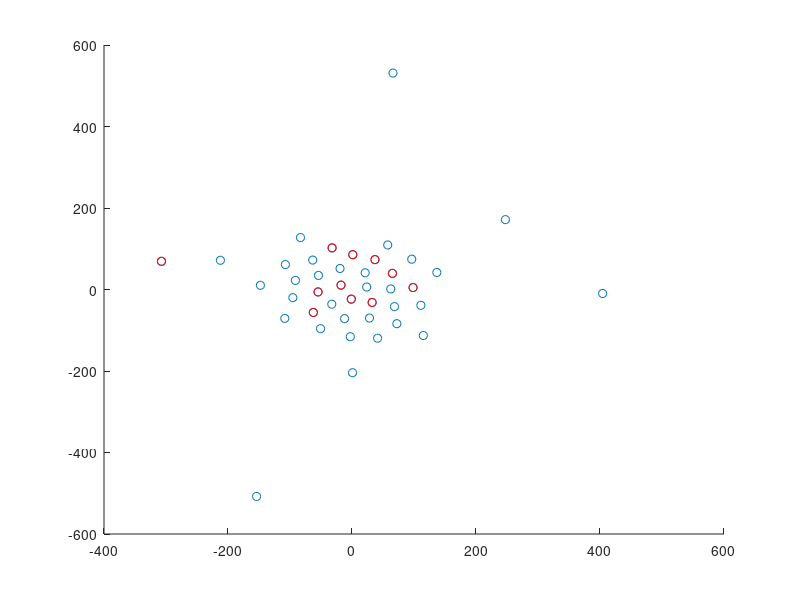

The MATLAB script that drew this image:
close all


pts = [[  72.31308301  -83.85423998] %0
 [  21.23691374   40.98170544]       %1
 [  -2.69489167 -115.84262008]       %2
 [  57.61849721  109.33748211]       %3
 [-147.75080222   10.33290337]       %4
 [  -1.15918759  -23.58749225]       %5
 [ 136.80329939   41.77528536]       %6
 [  96.33278427   74.38381844]       %7
 [ 111.09722928  -38.78210384]       %8
 [  68.45157449  -41.97973421]       %9
 [-108.43713521  -70.85172879]       %10
 [-107.44542431   61.16851817]       %11
 [  37.06337175   73.37893442]       %12
 [  41.33786738 -119.53072651]       %13
 [  23.70183386    6.0739176 ]       %14
 [ 404.18916483   -9.76697524]       %15
 [  66.0946113   531.19745944]       %16
 [ 115.06504209 -112.93860983]       %17
 [   0.8278755  -204.20184225]       %18
 [-153.92297423 -507.90575008]       %19
 [ -17.70152896   10.71457609]       %20
 [ -83.13430174  127.46196807]       %21
 [ -54.76235116   -5.9527989 ]       %22
 [ -19.31090576   51.5358193 ]       %23
 [ -91.28720148   22.3796068 ]       %24
 [  32.46279872  -31.76908681]       %25
 [-307.35180055   69.18767694]       %26
 [ -11.93001483  -71.53363177]       %27
 [ -50.70774086  -96.19600186]       %28
 [ -95.44445021  -19.98690837]       %29
 [-212.26232589   71.73729494]       %30
 [ -32.1000525   102.17186264]       %31
 [  62.48920332    1.35424569]       %32
 [  98.44960536    4.7746128 ]       %33
 [ -62.40392173  -56.33469884]       %34
 [   1.24251839   85.42355854]       %35
 [ -63.39315603   72.25593257]       %36
 [  28.19653529  -70.01872863]       %37
 [ 247.41688931  171.47375507]       %38
 [ -32.62724416  -35.97198785]       %39
 [ -54.08553405   34.56047575]       %40
 [  65.19573009   39.60228373]];        %41


targetPtsIndices = [34, 25, 33, 12, 31, 41, 26, 5, 22, 35, 20];
% targetPtsIndics = [26, 34];

pts1 = pts(:,1);
pts2 = pts(:,2);
scatter(pts1, pts2);
hold on;
scatter(pts1(targetPtsIndices + 1), pts2(targetPtsIndices + 1), 'r')
hold off;
